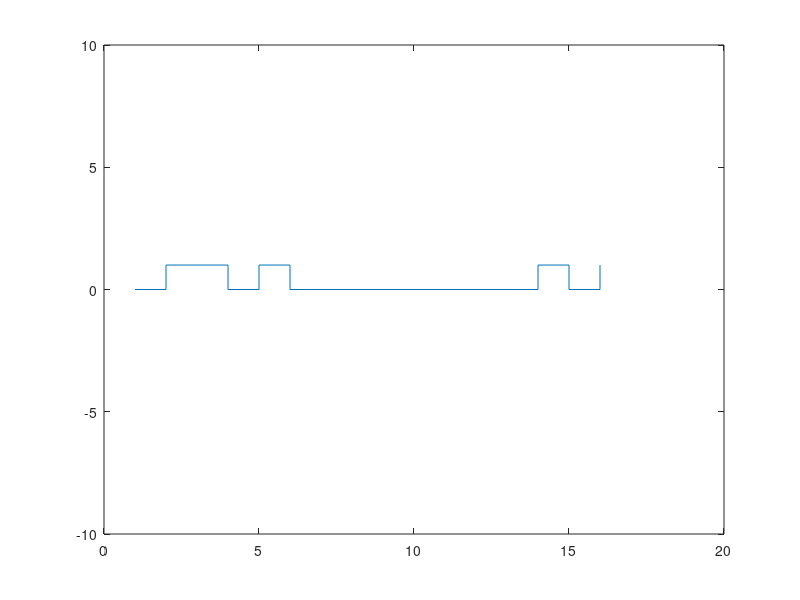

Write MATLAB code to recreate this figure.
input=[0 -5 5 0 -5 0 0 0 -5 5 0 5 -5 -5 0 5];
out = zeros(1,16);
index=1;
flag=5;
count=0;
for i=1:16
    if input(i)==0
       count=count+1;
       out(index)=0;
       index=index+1;
    elseif input(i)==5 || input(i)==-5
        if count==3 && input(i)==flag
            for j=index:1:index+5
                out(j)=0;
            end
            count=0;
            index=index+5;
        else
            out(index)=1;
            index=index+1;
            flag=-flag;
            count=0;
        end
    end
    if index>16
        break;
    end
end
%%length(out)
%%bar(out,1);
figure;
outx=[1 2 3 4 5 6 7 8 9 10 11 12 13 14 15 16];
out
stairs(outx,out);
axis([0,20,-10,10]);